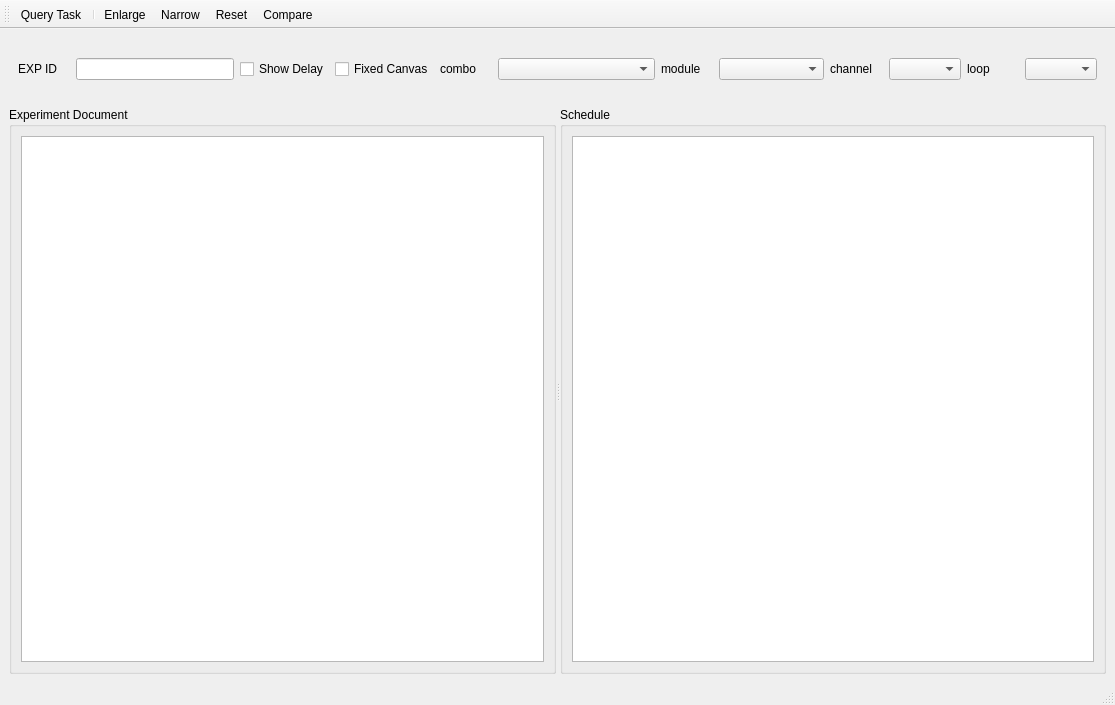
<?xml version="1.0" encoding="UTF-8"?>
<ui version="4.0">
 <class>MainWindow</class>
 <widget class="QMainWindow" name="MainWindow">
  <property name="geometry">
   <rect>
    <x>0</x>
    <y>0</y>
    <width>1115</width>
    <height>705</height>
   </rect>
  </property>
  <property name="windowTitle">
   <string>Document Check</string>
  </property>
  <widget class="QWidget" name="centralwidget">
   <layout class="QVBoxLayout" name="verticalLayout_4" stretch="1,9">
    <item>
     <widget class="QWidget" name="widget" native="true">
      <layout class="QGridLayout" name="gridLayout" columnstretch="1,3,1,1,1,3,1,2,1,1,1,1">
       <item row="0" column="0">
        <widget class="QLabel" name="label">
         <property name="layoutDirection">
          <enum>Qt::LeftToRight</enum>
         </property>
         <property name="text">
          <string>EXP ID</string>
         </property>
        </widget>
       </item>
       <item row="0" column="1">
        <widget class="QLineEdit" name="exp_id_edit">
         <property name="sizePolicy">
          <sizepolicy hsizetype="Preferred" vsizetype="Preferred">
           <horstretch>0</horstretch>
           <verstretch>0</verstretch>
          </sizepolicy>
         </property>
        </widget>
       </item>
       <item row="0" column="2">
        <widget class="QCheckBox" name="show_delay">
         <property name="text">
          <string>Show Delay</string>
         </property>
        </widget>
       </item>
       <item row="0" column="3">
        <widget class="QCheckBox" name="fix_canvas">
         <property name="text">
          <string>Fixed Canvas</string>
         </property>
        </widget>
       </item>
       <item row="0" column="4">
        <widget class="QLabel" name="label_5">
         <property name="text">
          <string>combo</string>
         </property>
        </widget>
       </item>
       <item row="0" column="5">
        <widget class="QMultiComboBox" name="combo_com">
         <property name="sizePolicy">
          <sizepolicy hsizetype="Preferred" vsizetype="Preferred">
           <horstretch>0</horstretch>
           <verstretch>0</verstretch>
          </sizepolicy>
         </property>
        </widget>
       </item>
       <item row="0" column="6">
        <widget class="QLabel" name="label_2">
         <property name="text">
          <string>module</string>
         </property>
        </widget>
       </item>
       <item row="0" column="7">
        <widget class="QComboBox" name="module_com">
         <property name="sizePolicy">
          <sizepolicy hsizetype="Preferred" vsizetype="Preferred">
           <horstretch>0</horstretch>
           <verstretch>0</verstretch>
          </sizepolicy>
         </property>
        </widget>
       </item>
       <item row="0" column="8">
        <widget class="QLabel" name="label_3">
         <property name="text">
          <string>channel</string>
         </property>
        </widget>
       </item>
       <item row="0" column="9">
        <widget class="QComboBox" name="channel_com">
         <property name="sizePolicy">
          <sizepolicy hsizetype="Preferred" vsizetype="Preferred">
           <horstretch>0</horstretch>
           <verstretch>0</verstretch>
          </sizepolicy>
         </property>
        </widget>
       </item>
       <item row="0" column="10">
        <widget class="QLabel" name="label_4">
         <property name="text">
          <string>loop</string>
         </property>
        </widget>
       </item>
       <item row="0" column="11">
        <widget class="QComboBox" name="loop_com">
         <property name="sizePolicy">
          <sizepolicy hsizetype="Preferred" vsizetype="Fixed">
           <horstretch>0</horstretch>
           <verstretch>0</verstretch>
          </sizepolicy>
         </property>
        </widget>
       </item>
      </layout>
     </widget>
    </item>
    <item>
     <widget class="QWidget" name="widget_2" native="true">
      <layout class="QVBoxLayout" name="verticalLayout_3">
       <property name="spacing">
        <number>0</number>
       </property>
       <property name="leftMargin">
        <number>0</number>
       </property>
       <property name="topMargin">
        <number>0</number>
       </property>
       <property name="rightMargin">
        <number>0</number>
       </property>
       <property name="bottomMargin">
        <number>0</number>
       </property>
       <item>
        <widget class="QSplitter" name="splitter">
         <property name="orientation">
          <enum>Qt::Horizontal</enum>
         </property>
         <widget class="QGroupBox" name="groupBox">
          <property name="title">
           <string>Experiment Document</string>
          </property>
          <layout class="QVBoxLayout" name="verticalLayout_2">
           <item>
            <widget class="QTreeViewDocument" name="treeView"/>
           </item>
          </layout>
         </widget>
         <widget class="QGroupBox" name="groupBox_3">
          <property name="title">
           <string>Schedule</string>
          </property>
          <layout class="QVBoxLayout" name="verticalLayout">
           <item>
            <widget class="QCharViewSchedule" name="schedule_chart_view"/>
           </item>
          </layout>
         </widget>
        </widget>
       </item>
      </layout>
     </widget>
    </item>
   </layout>
  </widget>
  <widget class="QStatusBar" name="statusbar"/>
  <widget class="QToolBar" name="toolBar">
   <property name="windowTitle">
    <string>toolBar</string>
   </property>
   <property name="toolButtonStyle">
    <enum>Qt::ToolButtonTextBesideIcon</enum>
   </property>
   <attribute name="toolBarArea">
    <enum>TopToolBarArea</enum>
   </attribute>
   <attribute name="toolBarBreak">
    <bool>false</bool>
   </attribute>
   <addaction name="actionQuery"/>
   <addaction name="separator"/>
   <addaction name="actionEnlarge"/>
   <addaction name="actionNarrow"/>
   <addaction name="actionReset"/>
   <addaction name="actionCompare"/>
  </widget>
  <action name="actionQuery">
   <property name="icon">
    <iconset resource="_imgs/_imgs.qrc">
     <normaloff>:/setting.png</normaloff>:/setting.png</iconset>
   </property>
   <property name="text">
    <string>Query Task</string>
   </property>
   <property name="toolTip">
    <string>Query a history expeirment</string>
   </property>
  </action>
  <action name="actionEnlarge">
   <property name="icon">
    <iconset resource="_imgs/_imgs.qrc">
     <normaloff>:/full-screen.png</normaloff>:/full-screen.png</iconset>
   </property>
   <property name="text">
    <string>Enlarge</string>
   </property>
  </action>
  <action name="actionNarrow">
   <property name="icon">
    <iconset resource="_imgs/_imgs.qrc">
     <normaloff>:/collapse.png</normaloff>:/collapse.png</iconset>
   </property>
   <property name="text">
    <string>Narrow</string>
   </property>
  </action>
  <action name="actionReset">
   <property name="icon">
    <iconset resource="_imgs/_imgs.qrc">
     <normaloff>:/reset.png</normaloff>:/reset.png</iconset>
   </property>
   <property name="text">
    <string>Reset</string>
   </property>
  </action>
  <action name="actionCompare">
   <property name="icon">
    <iconset resource="_imgs/_imgs.qrc">
     <normaloff>:/live-fill.png</normaloff>:/live-fill.png</iconset>
   </property>
   <property name="text">
    <string>Compare</string>
   </property>
  </action>
 </widget>
 <customwidgets>
  <customwidget>
   <class>QMultiComboBox</class>
   <extends>QComboBox</extends>
   <header>.widgets.multi_combox.multi_combox</header>
  </customwidget>
  <customwidget>
   <class>QTreeViewDocument</class>
   <extends>QTreeView</extends>
   <header>.widgets.document.doc_tree_view</header>
  </customwidget>
  <customwidget>
   <class>QCharViewSchedule</class>
   <extends>QGraphicsView</extends>
   <header>.widgets.document.schedule_chart_view</header>
  </customwidget>
 </customwidgets>
 <resources>
  <include location="_imgs/_imgs.qrc"/>
 </resources>
 <connections>
  <connection>
   <sender>actionQuery</sender>
   <signal>triggered()</signal>
   <receiver>MainWindow</receiver>
   <slot>query()</slot>
   <hints>
    <hint type="sourcelabel">
     <x>-1</x>
     <y>-1</y>
    </hint>
    <hint type="destinationlabel">
     <x>518</x>
     <y>352</y>
    </hint>
   </hints>
  </connection>
  <connection>
   <sender>actionNarrow</sender>
   <signal>triggered()</signal>
   <receiver>MainWindow</receiver>
   <slot>narrow()</slot>
   <hints>
    <hint type="sourcelabel">
     <x>-1</x>
     <y>-1</y>
    </hint>
    <hint type="destinationlabel">
     <x>518</x>
     <y>352</y>
    </hint>
   </hints>
  </connection>
  <connection>
   <sender>actionReset</sender>
   <signal>triggered()</signal>
   <receiver>MainWindow</receiver>
   <slot>reset()</slot>
   <hints>
    <hint type="sourcelabel">
     <x>-1</x>
     <y>-1</y>
    </hint>
    <hint type="destinationlabel">
     <x>518</x>
     <y>352</y>
    </hint>
   </hints>
  </connection>
  <connection>
   <sender>actionEnlarge</sender>
   <signal>triggered()</signal>
   <receiver>MainWindow</receiver>
   <slot>enlarge()</slot>
   <hints>
    <hint type="sourcelabel">
     <x>-1</x>
     <y>-1</y>
    </hint>
    <hint type="destinationlabel">
     <x>518</x>
     <y>352</y>
    </hint>
   </hints>
  </connection>
  <connection>
   <sender>module_com</sender>
   <signal>currentTextChanged(QString)</signal>
   <receiver>MainWindow</receiver>
   <slot>change_module(QString)</slot>
   <hints>
    <hint type="sourcelabel">
     <x>574</x>
     <y>104</y>
    </hint>
    <hint type="destinationlabel">
     <x>616</x>
     <y>-10</y>
    </hint>
   </hints>
  </connection>
  <connection>
   <sender>channel_com</sender>
   <signal>currentTextChanged(QString)</signal>
   <receiver>MainWindow</receiver>
   <slot>change_channel(QString)</slot>
   <hints>
    <hint type="sourcelabel">
     <x>770</x>
     <y>97</y>
    </hint>
    <hint type="destinationlabel">
     <x>780</x>
     <y>-15</y>
    </hint>
   </hints>
  </connection>
  <connection>
   <sender>loop_com</sender>
   <signal>currentTextChanged(QString)</signal>
   <receiver>MainWindow</receiver>
   <slot>change_loop(QString)</slot>
   <hints>
    <hint type="sourcelabel">
     <x>950</x>
     <y>102</y>
    </hint>
    <hint type="destinationlabel">
     <x>899</x>
     <y>-15</y>
    </hint>
   </hints>
  </connection>
  <connection>
   <sender>actionCompare</sender>
   <signal>triggered()</signal>
   <receiver>MainWindow</receiver>
   <slot>compare_pulse()</slot>
   <hints>
    <hint type="sourcelabel">
     <x>-1</x>
     <y>-1</y>
    </hint>
    <hint type="destinationlabel">
     <x>557</x>
     <y>352</y>
    </hint>
   </hints>
  </connection>
 </connections>
 <slots>
  <slot>query()</slot>
  <slot>reset()</slot>
  <slot>narrow()</slot>
  <slot>enlarge()</slot>
  <slot>change_module(QString)</slot>
  <slot>change_channel(QString)</slot>
  <slot>change_loop(QString)</slot>
  <slot>query_context()</slot>
  <slot>compare_pulse()</slot>
 </slots>
</ui>
